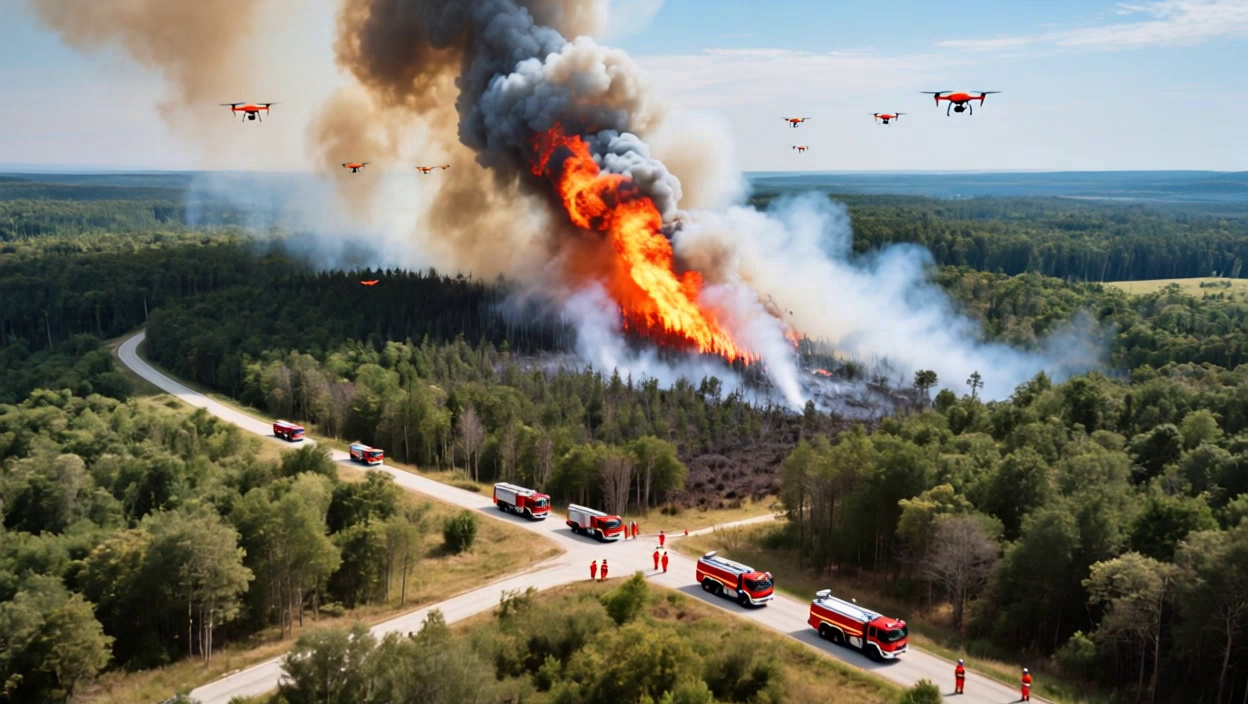
#> input picture uav_simulator/ceshi.jpg, 1248 x 704 px
$ python hongwai.py
#> lines starting #> are read from the running program, lines starting #| are printed output that depends on the picture
import cv2
img = cv2.imread("uav_simulator/ceshi.jpg")
#> img is the input picture: shape (704, 1248, 3); mean B, G, R 102.4, 114.3, 116.3
gray = cv2.cvtColor(img, cv2.COLOR_BGR2GRAY)
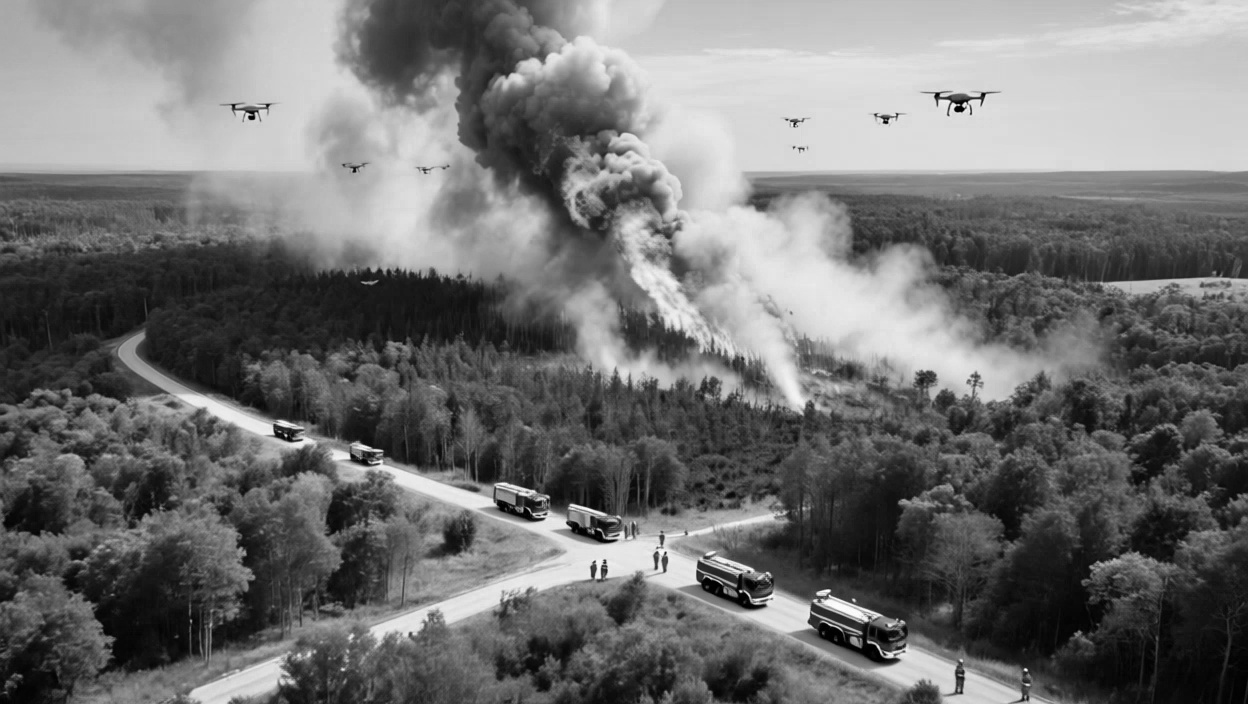
#> gray: shape (704, 1248); min 0, max 255, mean 113.5
colored = cv2.applyColorMap(gray, cv2.COLORMAP_JET)  # 模拟红外热图
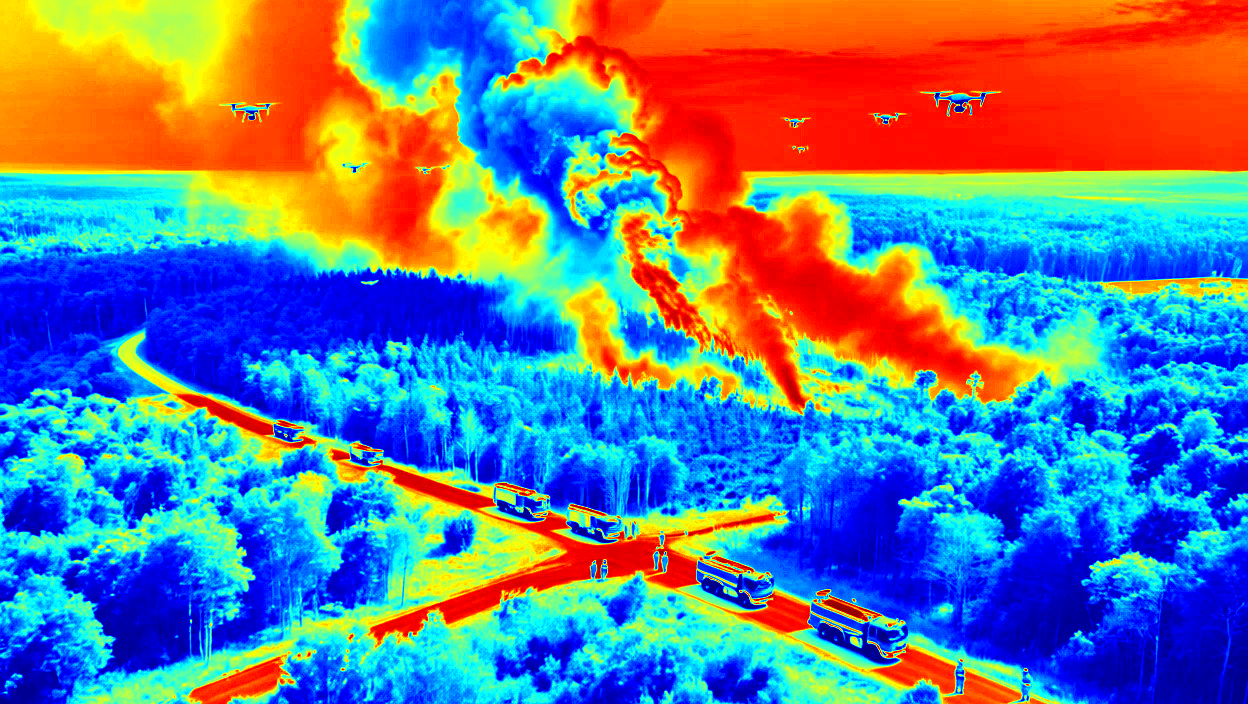
#> colored: shape (704, 1248, 3); mean B, G, R 147.8, 125.3, 101.6
cv2.imwrite("fake_ir.jpg", colored)
